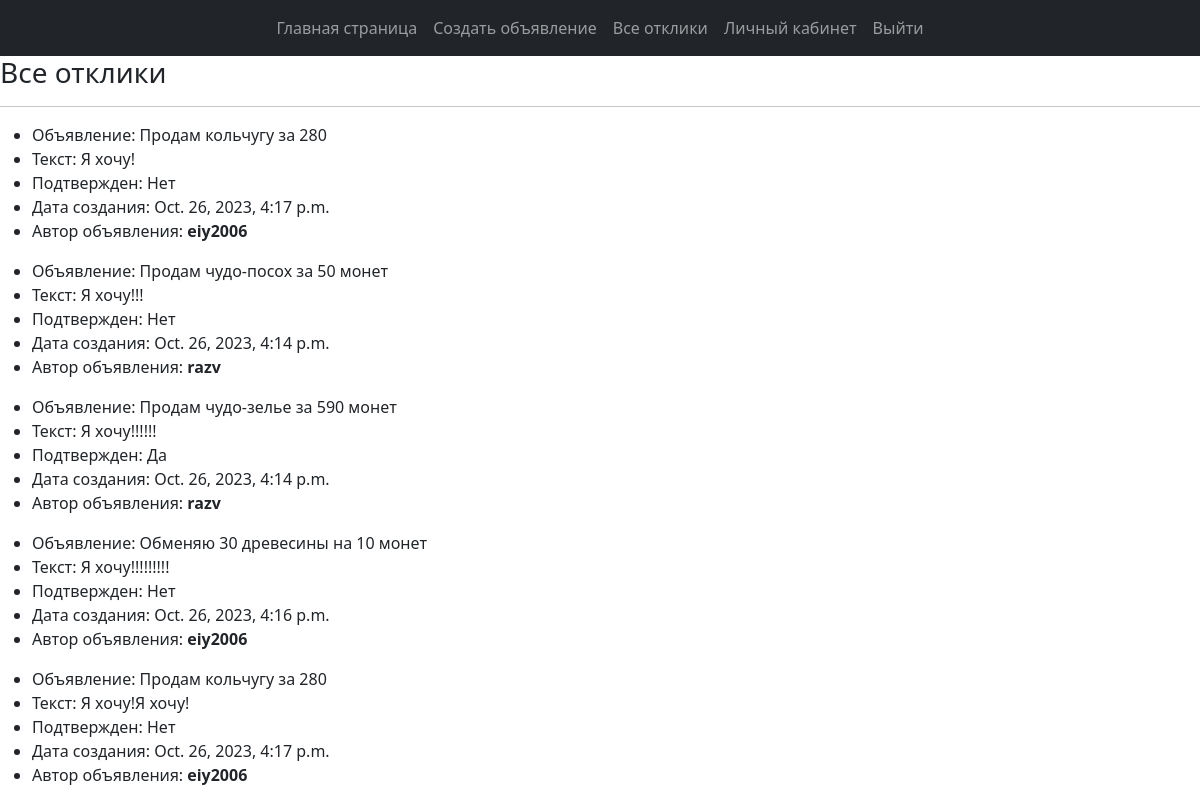
The app's page /posts/comments/ (signed in) with its own data.
### usersapp/models.py (models this page shows, shortened)
class Comment(models.Model):
    author = models.ForeignKey(to=User, on_delete=models.CASCADE)
    post = models.ForeignKey(to=Post, on_delete=models.CASCADE)
    text = models.TextField()
    created = models.DateTimeField(auto_now_add=True)
    status = models.BooleanField(default=False)

class Post(models.Model):
    title = models.CharField(max_length=150)
    author = models.ForeignKey(to=User, on_delete=models.CASCADE)
    category = models.ForeignKey(to=Category, on_delete=models.CASCADE)
    description = models.TextField()
    created = models.DateTimeField(auto_now_add=True)
    updated = models.DateTimeField(auto_now=True)
    file_add = models.FileField(null=True, blank=True, upload_to="add_files")

class User(AbstractUser):
    image = models.ImageField(upload_to="users_images", blank=True, null=True)
    is_verified_email = models.BooleanField(default=False)
    email = models.EmailField(unique=True, blank=False)

### usersapp/views.py (the view)
# urls.py: path("comments/", CommentListView.as_view(), name="comments"),
class CommentListView(LoginRequiredMixin, ListView):
    model = Comment
    template_name = "usersapp/comments.html"
    context_object_name = "comments"
    def get_queryset(self):
        queryset = Comment.objects.filter(author=self.request.user)
        return queryset

### usersapp/templates/usersapp/comments.html (shortened to what this page needs)
<!DOCTYPE html>
{% extends 'usersapp/base.html' %}
{% block content %}
<h3>Все отклики</h3>
<hr>
{% if comments %}
{% for com in comments %}
<ul>
    <li>Объявление: {{ com.post.title }}</li>
    <li>Текст: {{ com.text }}</li>
    <li>
        {% if com.status %}
        Подтвержден: Да
        {% else %}
        Подтвержден: Нет
        {% endif %}
    </li>
    <li>Дата создания: {{ com.post.created }}</li>
    <li>Автор объявления: <strong>{{ com.post.author }}</strong></li>
</ul>
{% endfor %}
{% else %}
<p>Откликов нет</p>
{% endif %}
{% endblock %}

### records on screen
Comment: post "Продам кольчугу за 280", text "Я хочу!", status "Подтвержден: Нет", post.created "Oct. 26, 2023, 4:17 p.m.", post.author "eiy2006"
Comment: post "Продам чудо-посох за 50 монет", text "Я хочу!!!", status "Подтвержден: Нет", post.created "Oct. 26, 2023, 4:14 p.m.", post.author "razv"
Comment: post "Продам чудо-зелье за 590 монет", text "Я хочу!!!!!!", status "Подтвержден: Да", post.created "Oct. 26, 2023, 4:14 p.m.", post.author "razv"
Comment: post "Обменяю 30 древесины на 10 монет", text "Я хочу!!!!!!!!!", status "Подтвержден: Нет", post.created "Oct. 26, 2023, 4:16 p.m.", post.author "eiy2006"
Comment: post "Продам кольчугу за 280", text "Я хочу!Я хочу!", status "Подтвержден: Нет", post.created "Oct. 26, 2023, 4:17 p.m.", post.author "eiy2006"
